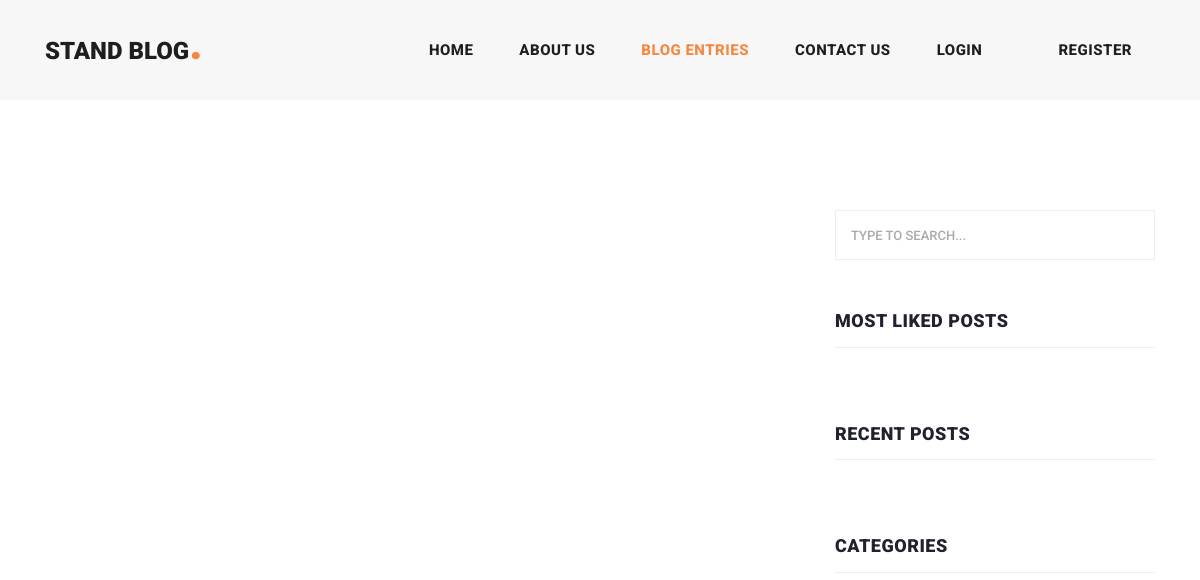
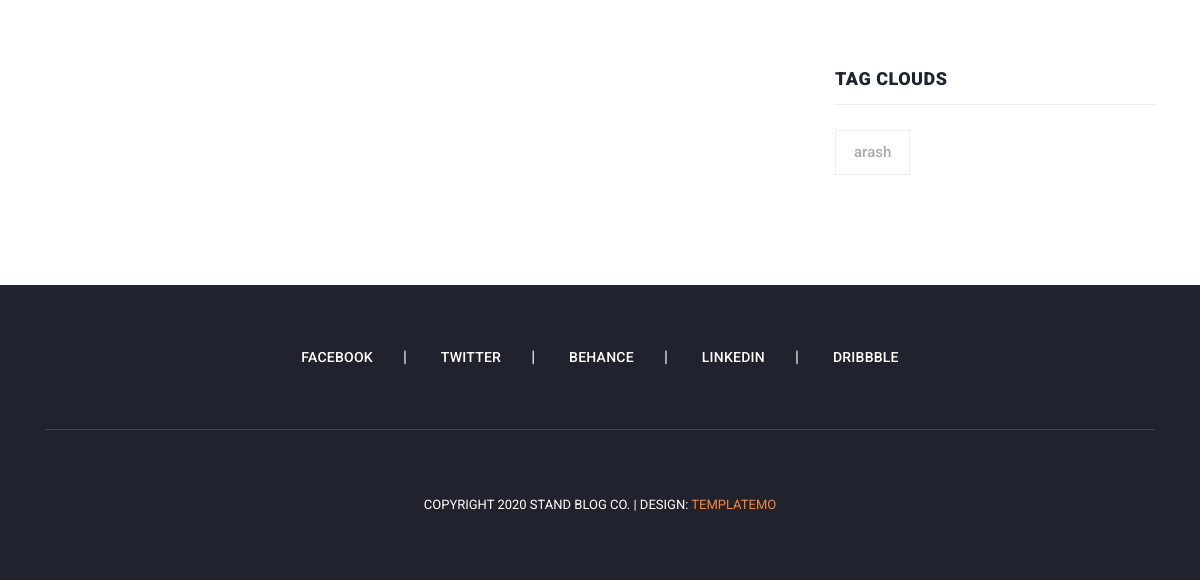
The app's page /blogentries_app, older data (2 pictures, top to bottom).
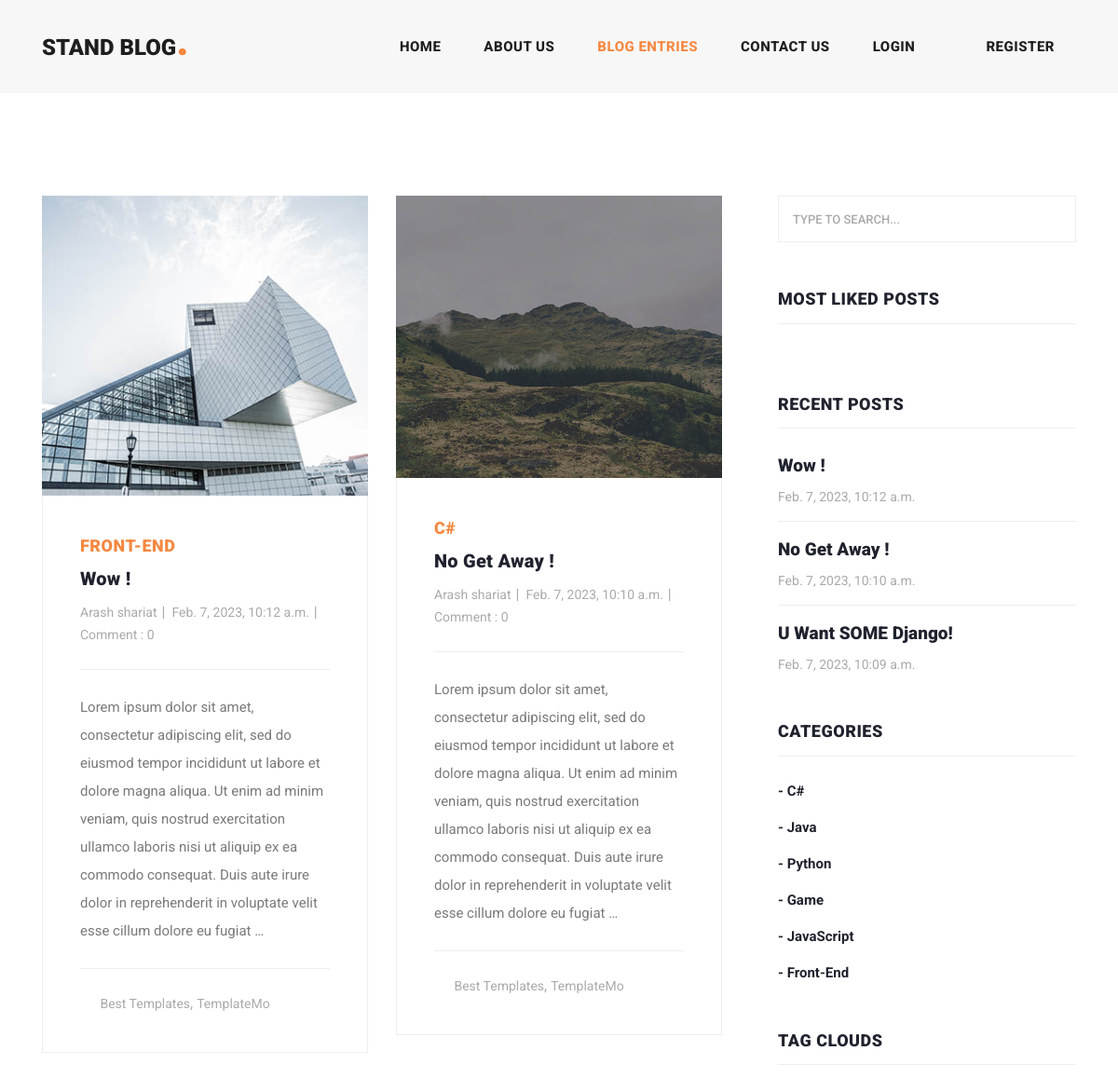
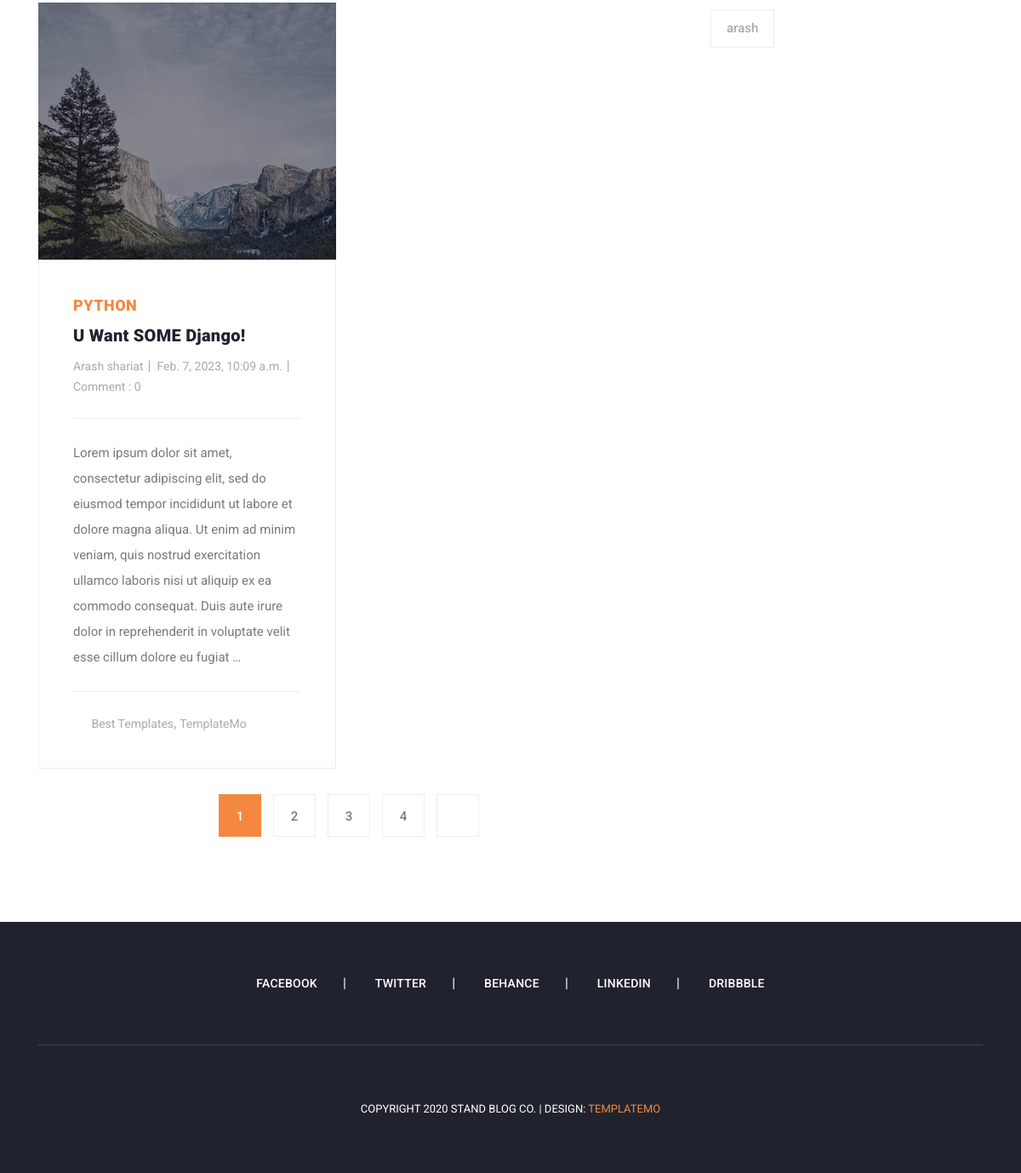
The same page, newer data (2 pictures, top to bottom).
### blogentries_app/models.py (models this page shows, shortened)
class Post(models.Model):
    riter = models.ForeignKey(User, null=True, on_delete=models.SET_NULL,)
    category = models.ManyToManyField(Category)
    title = models.CharField(max_length=50, unique=True)
    body = models.TextField()
    date_published = models.DateTimeField(auto_now_add=True)
    updated = models.DateTimeField(auto_now=True)
    image = models.ImageField(upload_to='images/post')
    slug = models.SlugField(unique=True, blank=True)
    class Meta:
        ordering = ('-date_published', 'updated',)
    def get_absolute_url(self):
        return reverse('blogentries_app:detail', kwargs={'slug' : self.slug})

class Category(models.Model):
    title = models.CharField(max_length=70)
    def __str__(self):
        return f"{self.title}"

### account_app/models.py (models this page shows, shortened)
class User(AbstractBaseUser):
    email = models.EmailField(
        verbose_name='email address',
        max_length=255,
        unique=True,
    )
    fullname = models.CharField(max_length=100)
    image = models.ImageField(upload_to='media/', blank=True)
    is_active = models.BooleanField(default=True)
    is_admin = models.BooleanField(default=False)
    objects = UserManager()
    USERNAME_FIELD = 'email'
    REQUIRED_FIELDS = []

### blogentries_app/views.py (the view)
# urls.py: path('blogentries_app', views.blogentries, name='blogentries_app'),
def blogentries(request):
    post = Post.objects.all()
    page_number = request.GET.get('page')
    paginator = Paginator(post, 3)
    objects_list = paginator.get_page(page_number)
    context = {
        'post': objects_list
    }
    return render(request, 'blogentries_app/blog.html', context)

### context_processors/context_processors.py (called while the page is built)
def recent_post(request):
    recent_post  = Post.objects.all()[:3]
    return {'recent_post': recent_post}

def category_list(request):
    category = Category.objects.all()
    return {'category': category}

### blogentries_app/templates/blogentries_app/blog.html (shortened to what this page needs)
{% extends 'base.html' %}
{% load static %}
{% block content %}
    <body>
    <div class="heading-page header-text">
    </div>
    <section class="blog-posts grid-system">
        <div class="container">
            <div class="row">
                <div class="col-lg-8">
                    <div class="all-blog-posts">
                        <div class="row">
                            {% for post in post %}
                                <div class="col-lg-6">
                                    <div class="blog-post">
                                        <div class="blog-thumb">
                                            <img src="{{ post.image.url }}" alt="">
                                        </div>
                                        <div class="down-content">
                                            <span>{{ post.category.all.0 }}</span>
                                            <a href="{{ post.get_absolute_url }}"><h4>{{ post.title }}</h4></a>
                                            <ul class="post-info">
                                                <li><a href="#">{{ post.riter.fullname }}</a></li>
                                                <li><a href="#">{{ post.date_published }}</a></li>
                                                <li><a href="#">Comment : {{ post.comments.count }}</a></li>
                                            </ul>
                                            <p>{{ post.body|truncatewords:50 }}</p>
                                            <div class="post-options">
                                                <div class="row">
                                                    <div class="col-lg-12">
                                                        <ul class="post-tags">
                                                            <li><i class="fa fa-tags"></i></li>
                                                            <li><a href="#">Best Templates</a>,</li>
                                                            <li><a href="#">TemplateMo</a></li>
                                                        </ul>
                                                    </div>
                                                </div>
                                            </div>
                                        </div>
                                    </div>
                                </div>
                            {% endfor %}
                            <div class="col-lg-12">
                                {% if post.has_other_pages %}
                                    <ul class="page-numbers">
                                        {% for i in post.paginator.page_range %}
                                            {% if post.number == i %}
                                                <li class="active"><a href="?page={{ i }}{% if request.GET.q %}&q={{ request.GET.q }}{% endif %}">{{ i }}</a></li>
                                            {% else %}
                                                <li><a href="?page={{ i }}{% if request.GET.q %}&q={{ request.GET.q }}{% endif %}">{{ i }}</a></li>
                                            {% endif %}
                                        {% endfor %}
                                        {% if post.has_next %}
                                            <li><a href="?page={{ post.next_page_number }}{% if request.GET.q %}&q={{ request.GET.q }}{% endif %}"><i
                                                    class="fa fa-angle-double-right"></i></a></li>
                                        {% endif %}
                                    </ul>
                                {% endif %}
                            </div>
                        </div>
                    </div>
                </div>
                {% include 'include/side_bar.html' %}
            </div>
        </div>
    </section>
    </body>
{% endblock %}

### templates/base.html (shortened to what this page needs)
{% load static %}
<!DOCTYPE html>
<html lang="en">
<head>
    <link href="{% static 'vendor/bootstrap/css/bootstrap.min.css' %}" rel="stylesheet">
    <link rel="stylesheet" href="{% static "css/fontawesome.css" %} ">
    <link rel="stylesheet" href="{% static "css/templatemo-stand-blog.css" %} ">
    <link rel="stylesheet" href="{% static "css/owl.css" %} ">
</head>
<body>
{% include 'include/header.html' %}
{% block content %}
{% endblock %}
{% include 'include/footer.html' %}
</body>
</html>

### templates/include/header.html (shortened to what this page needs)
<header class="">
    <nav class="navbar navbar-expand-lg">
        <div class="container">
            <a class="navbar-brand" href="{% url 'home_app:home' %}"><h2>Stand Blog<em>.</em></h2></a>
            <div class="collapse navbar-collapse" id="navbarResponsive">
                <ul class="navbar-nav ml-auto">
                    <li class="nav-item {% if request.resolver_match.url_name == 'home' %} active {% endif %}">
                        <a class="nav-link" href="{% url 'home_app:home' %}">Home</a>
                    </li>
                    <li class="nav-item {% if request.resolver_match.url_name == 'aboutus' %} active {% endif %}">
                        <a class="nav-link" href="{% url 'aboutus_app:aboutus' %}">About Us</a>
                    </li>
                    <li class="nav-item {% if request.resolver_match.url_name == 'blogentries_app' %} active {% endif %}">
                        <a class="nav-link" href="{% url 'blogentries_app:blogentries_app' %}">Blog Entries</a>
                    </li>
                    <li class="nav-item {% if request.resolver_match.url_name == 'contact' %} active {% endif %}">
                        <a class="nav-link" href="{% url 'contact:contact' %}">Contact Us</a>
                    </li>
                    <li class="nav-item">
                        {% if request.user.is_authenticated %}
                            <a class="nav-link" href="{% url 'account_app:profile' user.id %}">{{ request.user.fullname }}</a>
                        {% else %}
                            <a class="nav-link" href="{% url 'account_app:login' %}">Login</a>
                        {% endif %}
                    </li>
                                 <li class="nav-item">
                                        {% if request.user.is_anonymous %}
                                            <a class="nav-link" href="{% url 'account_app:register' %}">register</a>
                                        {% endif %}
                                  </li>
                </ul>
            </div>
        </div>
    </nav>
</header>

### templates/include/side_bar.html (shortened to what this page needs)
<div class="col-lg-4">
    <div class="sidebar">
        <div class="row">
            <div class="col-lg-12">
                <div class="sidebar-item search">
                    <form id="search_form" name="gs" method="GET" action="{% url 'blogentries_app:search' %}">
                        <input type="text" name="q" class="searchText" placeholder="type to search..."
                               autocomplete="on">
                    </form>
                </div>
            </div>
            <div class="col-lg-12">
                <div class="sidebar-item recent-posts">
                    <div class="sidebar-heading">
                        <h2>Most Liked Posts</h2>
                    </div>
                </div>
            </div>
            <div class="col-lg-12">
                <div class="sidebar-item recent-posts">
                    <div class="sidebar-heading">
                        <h2>Recent Posts</h2>
                    </div>
                    <div class="content">
                        <ul>
                            {% for item in recent_post %}
                                <li><a href="{{ item.get_absolute_url }}">
                                    <h5>{{ item.title }}</h5>
                                    <span>{{ item.date_published }}</span>
                                </a></li>
                            {% endfor %}
                        </ul>
                    </div>
                </div>
            </div>
            <div class="col-lg-12">
                <div class="sidebar-item categories">
                    <div class="sidebar-heading">
                        <h2>Categories</h2>
                    </div>
                    <div class="content">
                        <ul>
                            {% for x in category %}
                                <li><a href="{% url 'blogentries_app:category_list' x.id %}">- {{ x.title }}</a></li>
                            {% endfor %}
                        </ul>
                    </div>
                </div>
            </div>
            <div class="col-lg-12">
                <div class="sidebar-item tags">
                    <div class="sidebar-heading">
                        <h2>Tag Clouds</h2>
                    </div>
                    <div class="content">
                        <ul>
                            <li><a href="#"> arash </a></li>
                        </ul>
                    </div>
                </div>
            </div>
        </div>
    </div>
</div>

### templates/include/footer.html
    <footer>
      <div class="container">
        <div class="row">
          <div class="col-lg-12">
            <ul class="social-icons">
              <li><a href="#">Facebook</a></li>
              <li><a href="#">Twitter</a></li>
              <li><a href="#">Behance</a></li>
              <li><a href="#">Linkedin</a></li>
              <li><a href="#">Dribbble</a></li>
            </ul>
          </div>
          <div class="col-lg-12">
            <div class="copyright-text">
              <p>Copyright 2020 Stand Blog Co.
                 | Design: <a rel="nofollow" href="https://templatemo.com" target="_parent">TemplateMo</a></p>
            </div>
          </div>
        </div>
      </div>
    </footer>

Row changes from the older to the newer data that the page shows:
added Post: image (picture), category.all.0 "FRONT-END", title "Wow !", riter.fullname "Arash shariat", date_published "Feb. 7, 2023, 10:12 a.m.", comments.count "0", body "Lorem ipsum dolor sit amet, consectetur adipiscing elit, sed do eiusmod tempor incididunt ut labore et dolore magna aliqua. Ut enim ad minim veniam, quis nostrud exercitation ullamco laboris nisi ut aliquip ex ea commodo consequat. Duis aute irure dolor in reprehenderit in voluptate velit esse cillum dolore eu fugiat …"
added Post: image (picture), category.all.0 "C#", title "No Get Away !", riter.fullname "Arash shariat", date_published "Feb. 7, 2023, 10:10 a.m.", comments.count "0", body "Lorem ipsum dolor sit amet, consectetur adipiscing elit, sed do eiusmod tempor incididunt ut labore et dolore magna aliqua. Ut enim ad minim veniam, quis nostrud exercitation ullamco laboris nisi ut aliquip ex ea commodo consequat. Duis aute irure dolor in reprehenderit in voluptate velit esse cillum dolore eu fugiat …"
added Post: image (picture), category.all.0 "PYTHON", title "U Want SOME Django!", riter.fullname "Arash shariat", date_published "Feb. 7, 2023, 10:09 a.m.", comments.count "0", body "Lorem ipsum dolor sit amet, consectetur adipiscing elit, sed do eiusmod tempor incididunt ut labore et dolore magna aliqua. Ut enim ad minim veniam, quis nostrud exercitation ullamco laboris nisi ut aliquip ex ea commodo consequat. Duis aute irure dolor in reprehenderit in voluptate velit esse cillum dolore eu fugiat …"
added Category: title "C#"
added Category: title "Java"
added Category: title "Python"
added Category: title "Game"
added Category: title "JavaScript"
added Category: title "Front-End"
Text that changed along with them:
new list line: "1"
new list line: "2"
new list line: "3"
new list line: "4"
